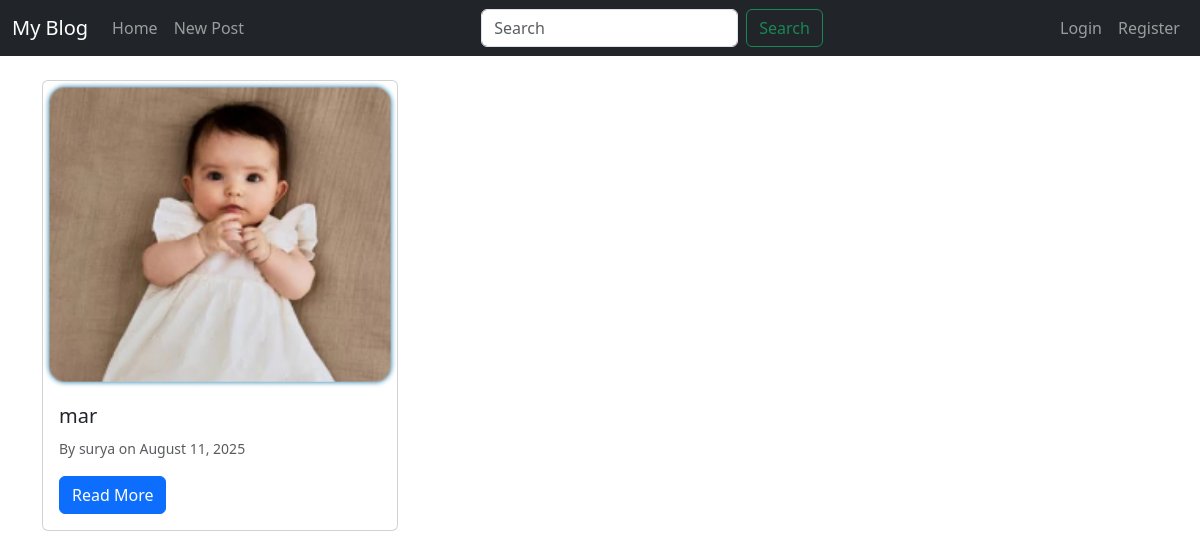
The page / on the database its author committed.
### blog/models.py (models this page shows, shortened)
class Post(models.Model):
    title = models.CharField(max_length=200, unique=True)
    slug = models.SlugField(max_length=200, unique=True)
    author = models.ForeignKey(User, on_delete=models.CASCADE)
    content = RichTextField()
    category = models.ForeignKey(Category, on_delete=models.SET_NULL, null=True, blank=True)
    tags = TaggableManager()
    image = models.ImageField(upload_to='blog_images/')
    created_on = models.DateTimeField(auto_now_add=True)
    updated_on = models.DateTimeField(auto_now=True)
    is_published = models.BooleanField(default=False)
    class Meta:
        ordering = ['-created_on']

### blog/views.py (the view)
# urls.py: path('', views.PostListView.as_view(), name='home'),
class PostListView(ListView):
    model = Post
    template_name = 'blog/post_list.html'
    context_object_name = 'posts'
    paginate_by = 5
    def get_queryset(self):
        return Post.objects.filter(is_published=True)

### blog/templates/blog/post_list.html (shortened to what this page needs)
{% extends 'blog/base.html' %}
{% block content %}
<div class="row">
    {% for post in posts %}
    <div class="col-md-4 mb-4">
        <div class="card h-100">
            {% if post.image %}
            <img src="{{ post.image.url }}" class="card-img-top" alt="{{ post.title }}">
            {% endif %}
            <div class="card-body">
                <h5 class="card-title">{{ post.title }}</h5>
                <p class="card-text"><small class="text-muted">By {{ post.author.username }} on {{ post.created_on|date:"F d, Y" }}</small></p>
                <a href="{% url 'post_detail' post.slug %}" class="btn btn-primary">Read More</a>
            </div>
        </div>
    </div>
    {% empty %}
    <div class="col-12">
        <div class="alert alert-info">No posts found.</div>
    </div>
    {% endfor %}
</div>
{% endblock %}

### rows shown on the page
Post: image (picture), title "mar", author.username "surya", created_on "August 11, 2025"
